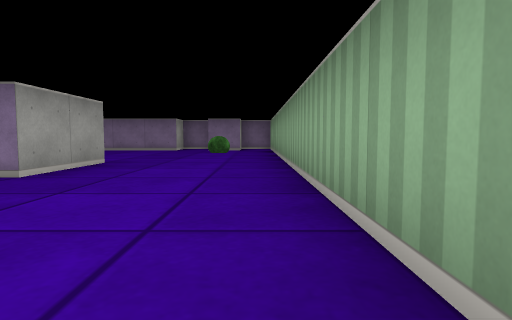
view 1 (above)

14 first-person views from a walk through a cub3D ray-caster map. The camera is about half as high as the walls, tilts 4° down and sees 75° across. The floor is counted in squares. Each view is taken from the middle of a square. On the plan, view 1 faces up. The plan holds only what a view shows up to about 9 squares ahead; the rest is blank.

view 2
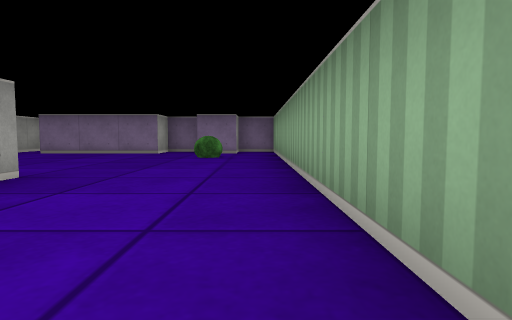

view 3
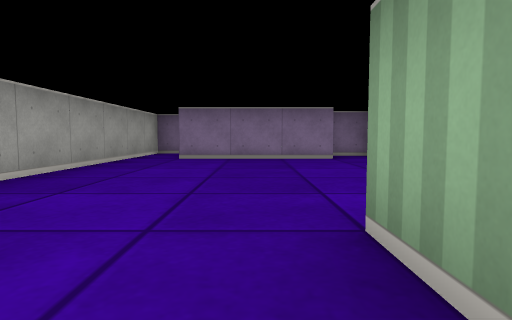

view 4
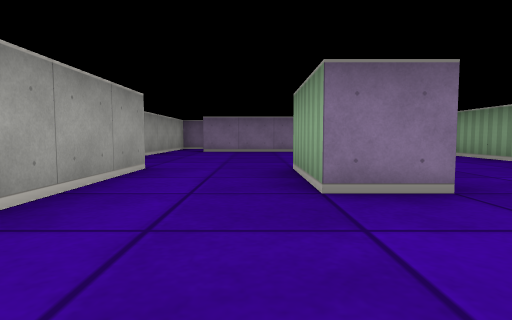

view 5
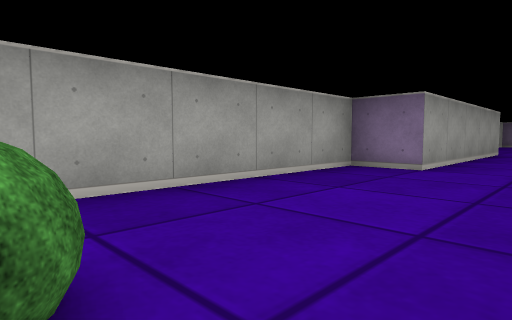

view 6
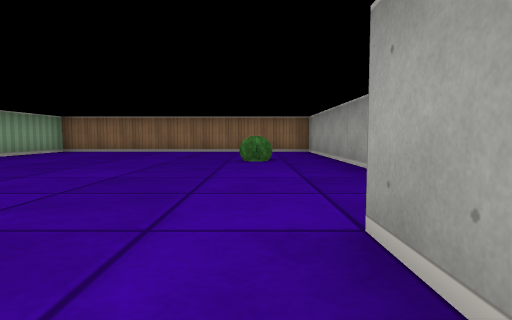

view 7
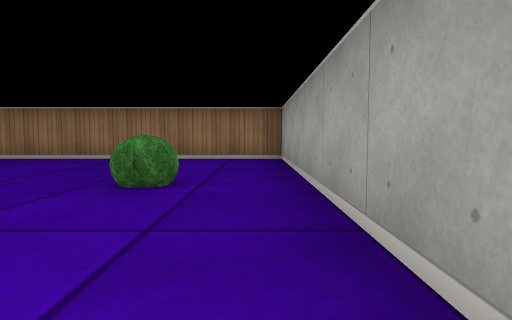

view 8
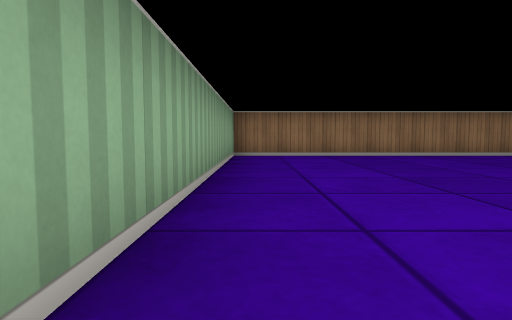

view 9
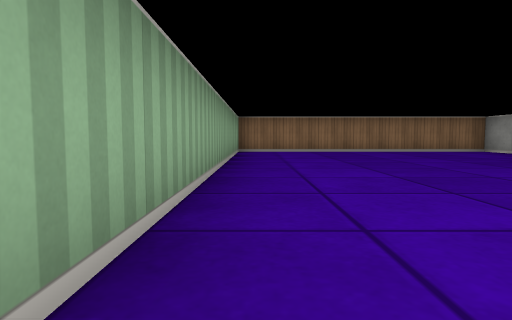

view 10
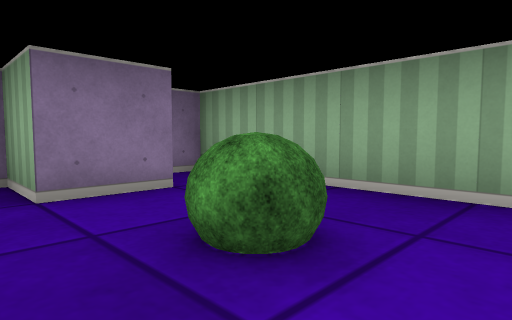

view 11
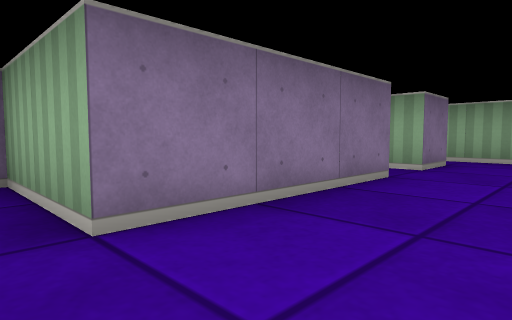

view 12
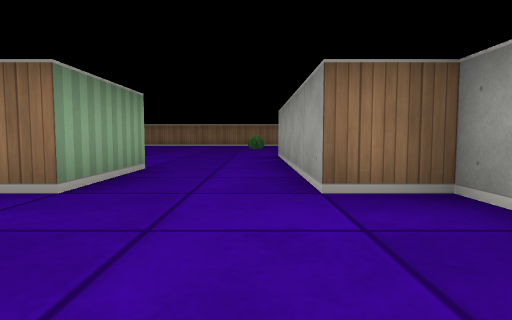

view 13
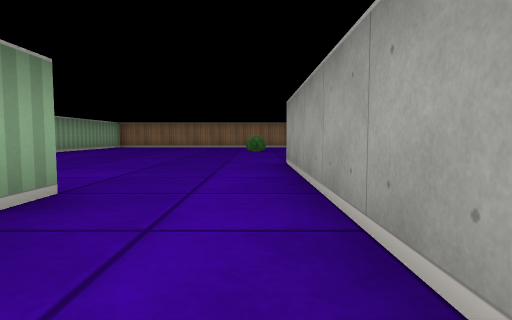

view 14
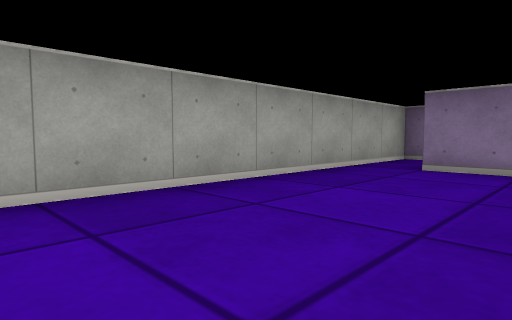

### Floor plan
Points are (right, up) in squares from view 1. A wall is a line through its corners. A room is listed if a view was taken in it or the views show most of it. See-through windows are left out.
Room 1 (views 1, 2, 3, 4, 5, 6, 7, 8, 9, 10, 11, 12, 13, 14)
walls: (-2.5, 5.5) (-2.5, 3.5) (-3.5, 3.5) (-3.5, 5.5) (-3, 5.5); (-0.4, 10.5) (-1.5, 10.5) (-1.5, 11.5) (-2.4, 11.5); (-2.5, 11.1) (-2.5, 10.5) (-5.5, 10.5) (-5.5, 12.5) (-6.5, 12.5) (-6.5, 5.5) (-5.5, 5.5) (-5.5, 0.5) (-6.5, 0.5) (-6.5, -7.5) (0.5, -7.5) (0.5, 11.5) (0, 11.5)
objects: bush (-5, -4); bush (-1, 9)

Where each view was taken, in squares from view 1:
view 1: 0 up, 0 right, facing up
view 2: 2 up, 0 right, facing up
view 3: 4 up, 4 left, facing up
view 4: 1 up, 4 left, facing up
view 5: 4 down, 4 left, facing up-left
view 6: 2 up, 5 left, facing down
view 7: 1 down, 6 left, facing down
view 8: 0 up, 0 right, facing down
view 9: 2 up, 0 right, facing down
view 10: 8 up, 2 left, facing up-right
view 11: 9 up, 6 left, facing up-right
view 12: 8 up, 5 left, facing down
view 13: 6 up, 5 left, facing down
view 14: 6 up, 4 left, facing up-left
